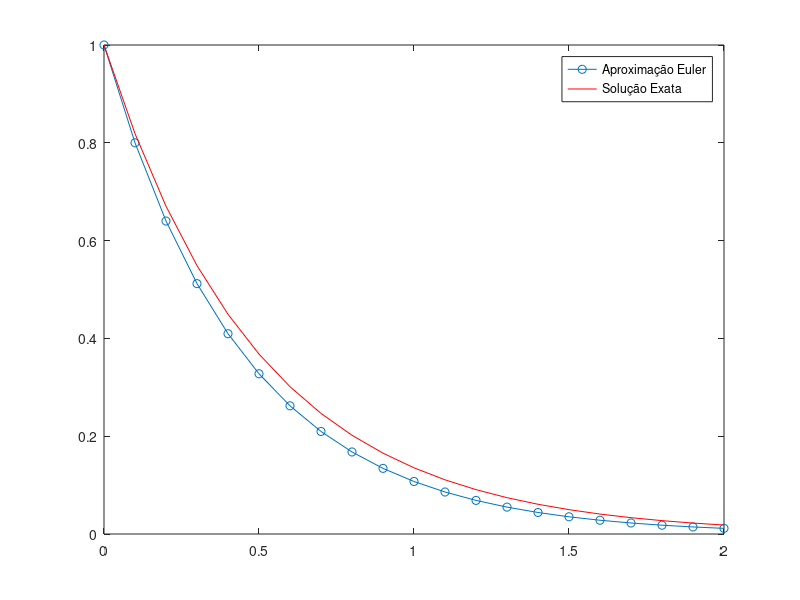

MATLAB code for this plot:
h = 0.1;               % Passo
x = [0 : h : 2];       % Domínio até 2
y = zeros(size(x));    % Vetor para guardar os resultados
y(1) = 1;              % Condição inicial: y(0) = 1

% O loop de cálculo
for i = 2 : length(x)
    % A REGRA DA DERIVADA: y' = -2 * y
    derivada = -2 * y(i-1); 
    
    % Aplicando o Método de Euler: y_novo = y_atual + h * derivada
    y(i) = y(i-1) + h * derivada;
end

% Comparação com a solução exata (e^(-2x))
plot(x, y, 'o-', x, exp(-2*x), 'r-');
legend('Aproximação Euler', 'Solução Exata');
